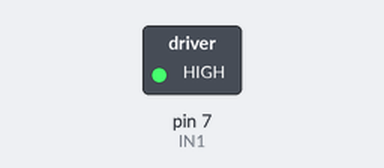
The sketch below on a simulated Arduino Uno, built with avr-gcc and run on an emulated ATmega328P. Shown: switched loads named in the sketch (green lamp = pin HIGH). What the sketch prints to the serial monitor is not drawn.

Above: at 5.9 s.
At 10.9 s:
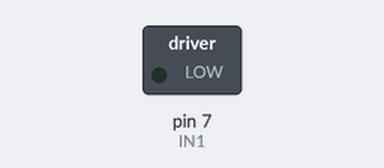
Timing chart, 0 to 16.4 s (numbered marks = the images above):
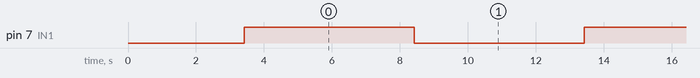

The sketch:

test_pump_uno.ino
```cpp
// ================== TEST PUMP + L298N ==================
// L298N + Pump + Arduino Uno

// ================== PIN ==================
#define IN1 7   // L298N IN1

// ================== VARIABEL ==================
unsigned long bootTime;

// ================== FUNGSI TIMESTAMP ==================
String getTimestamp() {
  unsigned long ms = millis() - bootTime;
  unsigned long sec = ms / 1000;
  unsigned long min = sec / 60;
  sec = sec % 60;
  ms = ms % 1000;

  char buffer[20];
  sprintf(buffer, "[%02lu:%02lu.%03lu]", min, sec, ms);
  return String(buffer);
}

// ================== SETUP ==================
void setup() {
  Serial.begin(9600);
  delay(1000);
  bootTime = millis();

  pinMode(IN1, OUTPUT);
  digitalWrite(IN1, LOW);  // Pump OFF

  Serial.println("\n\n💧 TEST PUMP + L298N");
  Serial.println("═══════════════════════════════════════");
  Serial.println(getTimestamp() + " Boot time: " + String(bootTime) + " ms");
  Serial.println(getTimestamp() + " Pin: D" + String(IN1));
  Serial.println("═══════════════════════════════════════");
  Serial.println("Pump nyala-mati tiap 5 detik");
  Serial.println("═══════════════════════════════════════\n");

  delay(2000);
}

// ================== LOOP ==================
void loop() {
  // Pump ON
  Serial.println(getTimestamp() + " 💧 Pump ON");
  digitalWrite(IN1, HIGH);
  delay(5000);

  // Pump OFF
  Serial.println(getTimestamp() + " ⭕ Pump OFF");
  digitalWrite(IN1, LOW);
  delay(5000);
}
```

Measured:
- by itself, pin 7 (IN1): alternates HIGH for 5.0 s and LOW for 5.0 s
